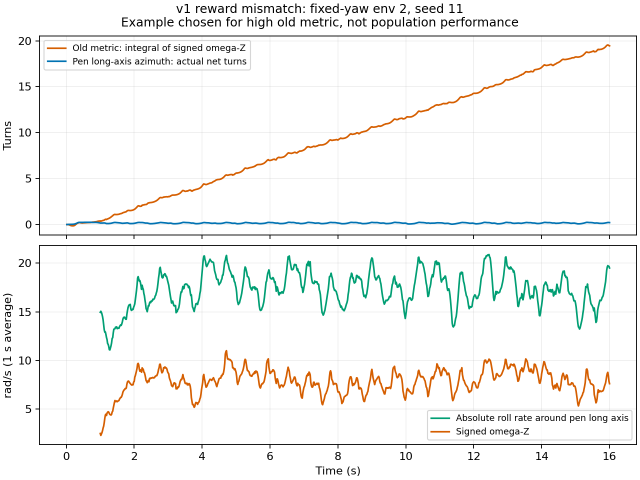
#> input picture reports/figures/dh116_v1_axis_vs_omega.png, 1280 x 960 px (shown at 1/2 size); its folder holds only this picture in this run
$ python calibrate_intrinsics.py --name top --images ../../reports/figures
#> lines starting #> are read from the running program, lines starting #| are printed output that depends on the picture
### scripts/calibration/common.py
"""Shared utilities for real-camera calibration.

Transform names use ``T_A_from_B`` throughout: multiplying a homogeneous point
expressed in frame B by the matrix produces the point expressed in frame A.
"""

from __future__ import annotations

import math
from pathlib import Path
from typing import Iterable

import cv2
import numpy as np
import yaml


PROJECT_ROOT = Path(__file__).resolve().parents[2]

CALIBRATION_ROOT = PROJECT_ROOT / "calibration"
DEFAULT_BOARD_SPEC = Path(__file__).with_name("board_spec.yaml")


def load_yaml(path: str | Path) -> dict:
    with Path(path).open("r", encoding="utf-8") as stream:
        data = yaml.safe_load(stream)
    if not isinstance(data, dict):
        raise ValueError(f"Expected a YAML mapping in {path}")
    return data


# [6 lines left out: function save_yaml, not called in this run]


def load_board_spec(path: str | Path = DEFAULT_BOARD_SPEC) -> dict:
    spec = load_yaml(path)
    required = (
        "dictionary",
        "squares_x",
        "squares_y",
        "square_length_m",
        "marker_length_m",
    )
    missing = [key for key in required if key not in spec]
    if missing:
        raise ValueError(f"Board spec is missing: {', '.join(missing)}")
    if float(spec["marker_length_m"]) >= float(spec["square_length_m"]):
        raise ValueError("marker_length_m must be smaller than square_length_m")
    return spec


def make_charuco_board(spec: dict):
    dictionary_name = str(spec["dictionary"])
    if not hasattr(cv2.aruco, dictionary_name):
        raise ValueError(f"Unknown OpenCV ArUco dictionary: {dictionary_name}")
    dictionary = cv2.aruco.getPredefinedDictionary(
        getattr(cv2.aruco, dictionary_name)
    )
    board = cv2.aruco.CharucoBoard(
        (int(spec["squares_x"]), int(spec["squares_y"])),
        float(spec["square_length_m"]),
        float(spec["marker_length_m"]),
        dictionary,
    )
    if hasattr(board, "setLegacyPattern"):
        board.setLegacyPattern(bool(spec.get("legacy_pattern", False)))
    return board


def make_charuco_detector(board):
    detector_parameters = cv2.aruco.DetectorParameters()
    detector_parameters.cornerRefinementMethod = cv2.aruco.CORNER_REFINE_SUBPIX
    charuco_parameters = cv2.aruco.CharucoParameters()
    return cv2.aruco.CharucoDetector(
        board,
        charuco_parameters,
        detector_parameters,
    )


def detect_charuco(image: np.ndarray, detector):
    gray = (
        cv2.cvtColor(image, cv2.COLOR_BGR2GRAY)
        if image.ndim == 3
        else image
    )
    corners, ids, marker_corners, marker_ids = detector.detectBoard(gray)
    if corners is None or ids is None:
        return None, None, marker_corners, marker_ids
    return corners, ids, marker_corners, marker_ids


# [6 lines left out: function match_charuco_points, not called in this run]


def parse_camera_source(value: str):
    stripped = str(value).strip()
    return int(stripped) if stripped.lstrip("-").isdigit() else stripped


# [134 lines left out: functions open_camera, draw_detection, load_intrinsics, transform_from_rvec_tvec, invert_transform, transform_from_xyz_rpy and 4 more, not called in this run]


def matrix_list(matrix: np.ndarray) -> list[list[float]]:
    return np.asarray(matrix, dtype=float).tolist()

### scripts/calibration/calibrate_intrinsics.py
#!/usr/bin/env python3
"""Solve OpenCV pinhole intrinsics from captured ChArUco images."""

from __future__ import annotations

import argparse
from pathlib import Path

import cv2
import numpy as np

from common import (
    CALIBRATION_ROOT,
    DEFAULT_BOARD_SPEC,
    detect_charuco,
    load_board_spec,
    make_charuco_board,
    make_charuco_detector,
    match_charuco_points,
    reprojection_error,
    save_yaml,
)


def collect_detections(image_dir, board, detector, min_corners):
#> called with min_corners = 12
    detections = []
    skipped = []
    image_size = None
    for path in sorted(Path(image_dir).glob("*.png")):
        image = cv2.imread(str(path), cv2.IMREAD_COLOR)
#> image is the input picture: shape (960, 1280, 3); mean B, G, R 243.9, 245.4, 244.7
        if image is None:
            skipped.append({"file": path.name, "reason": "unreadable"})
            continue
        current_size = (image.shape[1], image.shape[0])
#> current_size = (1280, 960)
        if image_size is None:
            image_size = current_size
#> image_size = (1280, 960)
        elif current_size != image_size:
            skipped.append({"file": path.name, "reason": "resolution mismatch"})
            continue
        corners, ids, _, _ = detect_charuco(image, detector)
#> in detect_charuco, `gray = ( cv2.cvtColor(image, cv2.COLOR_BGR2GRAY) if image.ndim == 3 el..`:
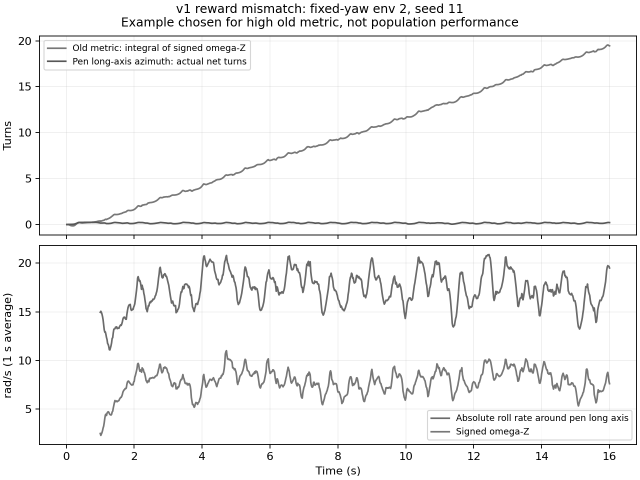
#> gray: shape (960, 1280) (shown at 1/2 size); min 0, max 255, mean 245
#> in detect_charuco, `corners, ids, marker_corners, marker_ids = detector.detectBoard(gray)`: marker_corners = ()
        count = 0 if ids is None else len(ids)
#> count = 0
        if count < min_corners:
            skipped.append(
                {"file": path.name, "reason": f"only {count} ChArUco corners"}
            )
            continue
        object_points, image_points = match_charuco_points(board, corners, ids)
        detections.append(
            {
                "path": path,
                "object_points": object_points,
                "image_points": image_points,
                "corner_count": int(count),
            }
        )
    return detections, skipped, image_size


def solve(detections, image_size):
    rms, matrix, distortion, rvecs, tvecs = cv2.calibrateCamera(
        [item["object_points"] for item in detections],
        [item["image_points"] for item in detections],
        image_size,
        None,
        None,
        flags=0,
    )
    errors = [
        reprojection_error(
            item["object_points"],
            item["image_points"],
            rvec,
            tvec,
            matrix,
            distortion,
        )
        for item, rvec, tvec in zip(detections, rvecs, tvecs)
    ]
    return float(rms), matrix, distortion, rvecs, tvecs, errors


def main():
    parser = argparse.ArgumentParser()
    parser.add_argument("--name", required=True, choices=("top", "wrist"))
    parser.add_argument("--images", type=Path)
    parser.add_argument("--spec", type=Path, default=DEFAULT_BOARD_SPEC)
    parser.add_argument("--output", type=Path)
    parser.add_argument("--report-dir", type=Path)
    parser.add_argument("--min-corners", type=int, default=12)
    parser.add_argument("--min-views", type=int, default=15)
    parser.add_argument(
        "--reject-view-error",
        type=float,
        default=1.5,
        help="Re-solve once without views above this pixel RMS; <=0 disables",
    )
    args = parser.parse_args()

    image_dir = args.images or (
        CALIBRATION_ROOT / "raw" / f"{args.name}_intrinsics"
    )
    output = args.output or (
        CALIBRATION_ROOT / "results" / f"{args.name}_intrinsics.yaml"
    )
    report_dir = args.report_dir or (
        CALIBRATION_ROOT / "reports" / f"{args.name}_intrinsics"
    )

    spec = load_board_spec(args.spec)
    board = make_charuco_board(spec)
    detector = make_charuco_detector(board)
    detections, skipped, image_size = collect_detections(
        image_dir, board, detector, args.min_corners
    )
#> detections = []; skipped = 1 item; image_size = (1280, 960)
    if image_size is None:
        raise RuntimeError(f"No readable PNG images in {image_dir}")
    if len(detections) < args.min_views:
#> (the run stopped early here; a loop or call above may not have finished)
